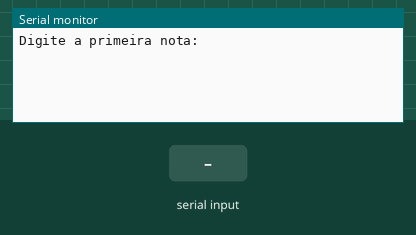
Simulated run of this sketch. Board: Arduino Uno, built with avr-gcc and run on an emulated ATmega328P. Shown: the last lines printed to the serial monitor. The inputs (shaded band) are chosen by the test bench.

Above: at 1.2 s.
1.3 s: "90,45,200\n" received over Serial
At 2.7 s:
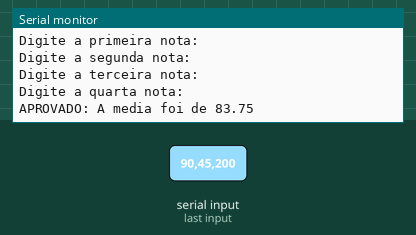
2.8 s: "90,45,200,10\n" received over Serial
At 5.8 s:
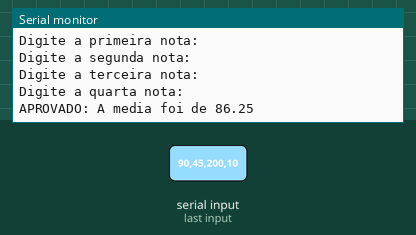

Measured:
- after the input at 1.3 s, the serial monitor: prints a new line at once (image 1)
- after the input at 2.8 s, the serial monitor: prints a new line after 2.6 s (image 2)

The sketch:

LOPAL_EX_15.ino
```cpp
/*Faça um programa que receba 4 notas de um aluno, calcule e imprima a média
aritmética das notas e a mensagem de APROVADO para média superior ou igual a
7,0 RECUPERAÇÃO para notas entre 5.0 e 7.0 ou a mensagem de REPROVADO
para média inferior a 5.0.*/

// C++ code
// Variáveis
float n1, n2, n3, n4, media;

void setup()
{
  Serial.begin(9600);
}

void loop()
{
  Serial.println("Digite a primeira nota:");
  while (!Serial.available());
  n1 = Serial.parseFloat();

  Serial.println("Digite a segunda nota:");
  while (!Serial.available());
  n2 = Serial.parseFloat();

  Serial.println("Digite a terceira nota:");
  while (!Serial.available());
  n3 = Serial.parseFloat();

  Serial.println("Digite a quarta nota:");
  while (!Serial.available());
  n4 = Serial.parseFloat();

  // Limpa o buffer do serial
  while (Serial.available()) Serial.read();

  // Processamento
  media = (n1 + n2 + n3 + n4) / 4;

  // Saída
  if (media >= 7)
  {
    Serial.println("APROVADO: A media foi de " + String(media));
  }
  else if (media >= 5 && media < 7)
  {
    Serial.println("RECUPERACAO: A media foi de " + String(media));
  }
  else
  {
    Serial.println("REPROVADO: A media foi de " + String(media));
  }

  // Aguarda um tempo antes de reiniciar
   delay (3000);
}
```
